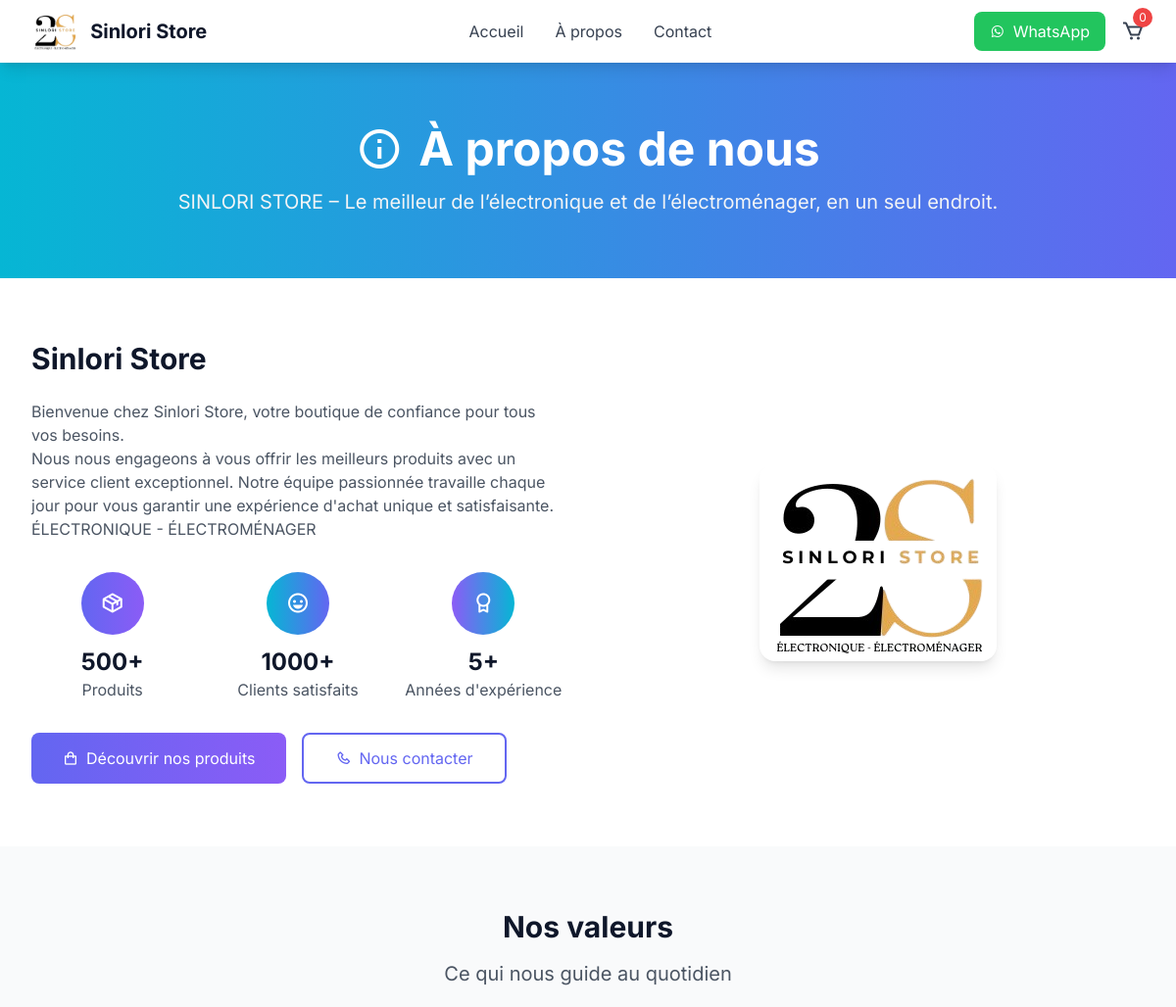
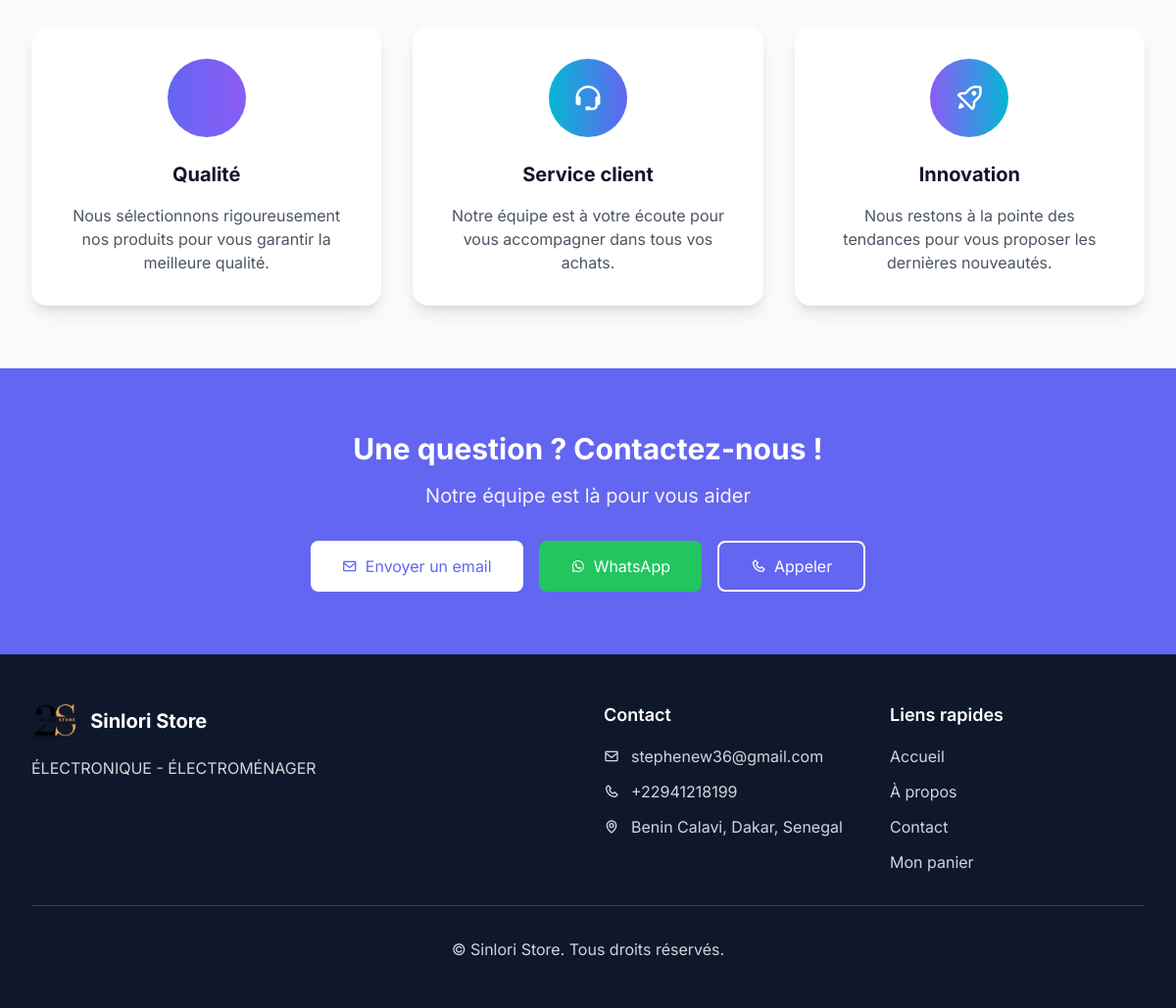
Before: /a-propos/ with the older database file (2 pictures, top to bottom).
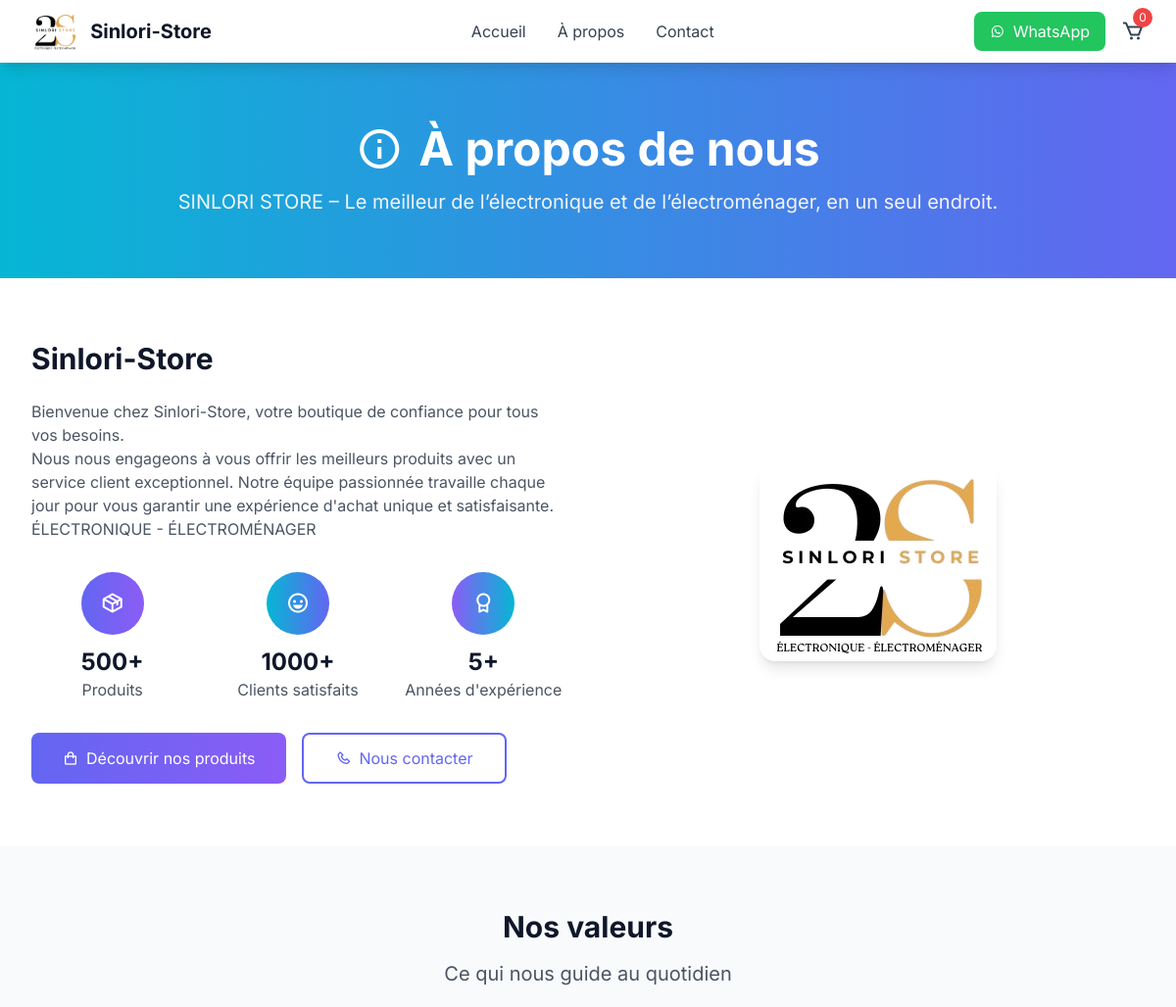
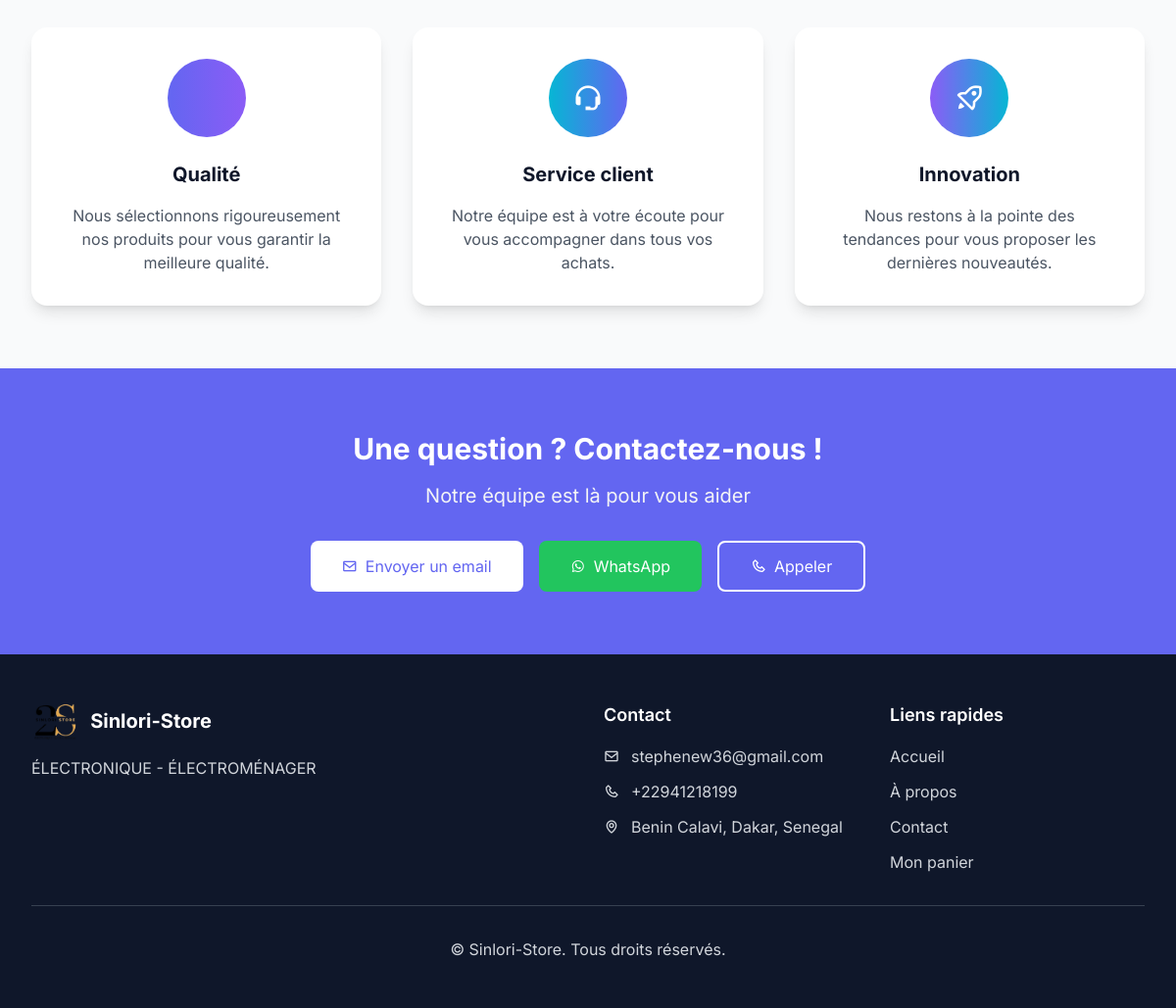
After: the same page with the newer database file (2 pictures, top to bottom).
### shop/models.py (models this page shows, shortened)
class ConfigurationSite(models.Model):
    nom_site = models.CharField(max_length=100, default="ShopExcellence",
                               help_text="Nom de votre boutique")
    slogan = models.CharField(max_length=200, default="Votre boutique de confiance",
                             help_text="Slogan de votre boutique")
    description = models.TextField(default="Une expérience shopping moderne et intuitive",
                                  help_text="Description de votre boutique")
    telephone_validator = RegexValidator(
        regex=r'^\+?1?\d{9,15}$',
        message="Le numéro de téléphone doit être au format: '+999999999'. Jusqu'à 15 chiffres autorisés."
    )
    email = models.EmailField(blank=True, null=True,
                             help_text="Email de contact principal")
    telephone = models.CharField(validators=[telephone_validator], max_length=17,
                                blank=True, null=True,
                                help_text="Numéro de téléphone principal")
    telephone_2 = models.CharField(validators=[telephone_validator], max_length=17,
                                  blank=True, null=True,
                                  help_text="Numéro de téléphone secondaire")
    whatsapp = models.CharField(validators=[telephone_validator], max_length=17,
                               blank=True, null=True,
                               help_text="Numéro WhatsApp (avec indicatif pays)")
    adresse = models.TextField(blank=True, null=True,
                              help_text="Adresse physique complète")
    ville = models.CharField(max_length=100, blank=True, null=True)
    code_postal = models.CharField(max_length=10, blank=True, null=True)
    pays = models.CharField(max_length=100, blank=True, null=True, default="France")
    lien_google_maps = models.URLField(blank=True, null=True,
                                      help_text="Lien vers votre localisation Google Maps")
    facebook = models.URLField(blank=True, null=True,
                              help_text="Lien vers votre page Facebook")
    instagram = models.URLField(blank=True, null=True,
                               help_text="Lien vers votre compte Instagram")
    twitter = models.URLField(blank=True, null=True,
                             help_text="Lien vers votre compte Twitter")
    linkedin = models.URLField(blank=True, null=True,
                              help_text="Lien vers votre page LinkedIn")
    youtube = models.URLField(blank=True, null=True,
                             help_text="Lien vers votre chaîne YouTube")
    tiktok = models.URLField(blank=True, null=True,
                            help_text="Lien vers votre compte TikTok")
    horaires_lundi = models.CharField(max_length=100, blank=True, null=True,
                                     help_text="Ex: 9h00 - 18h00 ou Fermé")
    horaires_mardi = models.CharField(max_length=100, blank=True, null=True)
    horaires_mercredi = models.CharField(max_length=100, blank=True, null=True)
    horaires_jeudi = models.CharField(max_length=100, blank=True, null=True)
    horaires_vendredi = models.CharField(max_length=100, blank=True, null=True)
    horaires_samedi = models.CharField(max_length=100, blank=True, null=True)
    horaires_dimanche = models.CharField(max_length=100, blank=True, null=True)
    a_propos = models.TextField(blank=True, null=True,
                               help_text="Texte de présentation de votre entreprise")
    logo = models.ImageField(upload_to='site/', blank=True, null=True,
                            help_text="Logo de votre boutique")
    favicon = models.ImageField(upload_to='site/', blank=True, null=True,
                               help_text="Icône du site (favicon)")
    date_creation = models.DateTimeField(auto_now_add=True)
    date_modification = models.DateTimeField(auto_now=True)
    class Meta:
        verbose_name = "Configuration du site"
        verbose_name_plural = "Configuration du site"
    @classmethod
    def get_config(cls):
        config, created = cls.objects.get_or_create(pk=1)
        return config
    @property
    def whatsapp_url(self):
        if self.whatsapp:
            numero_clean = ''.join(filter(str.isdigit, self.whatsapp))
            if not numero_clean.startswith('33'):  # Ajouter indicatif France si nécessaire
                numero_clean = '33' + numero_clean.lstrip('0')
            return f"https://wa.me/{numero_clean}"
        return None
    @property
    def adresse_complete(self):
        elements = [self.adresse, self.code_postal, self.ville, self.pays]
        return ', '.join([elem for elem in elements if elem])
    @property
    def reseaux_sociaux(self):
        reseaux = {}
        if self.facebook:
            reseaux['Facebook'] = {'url': self.facebook, 'icon': 'bxl-facebook'}
        if self.instagram:
            reseaux['Instagram'] = {'url': self.instagram, 'icon': 'bxl-instagram'}
        if self.twitter:
            reseaux['Twitter'] = {'url': self.twitter, 'icon': 'bxl-twitter'}
        if self.linkedin:
            reseaux['LinkedIn'] = {'url': self.linkedin, 'icon': 'bxl-linkedin'}
        if self.youtube:
            reseaux['YouTube'] = {'url': self.youtube, 'icon': 'bxl-youtube'}
        if self.tiktok:
            reseaux['TikTok'] = {'url': self.tiktok, 'icon': 'bxl-tiktok'}
        return reseaux

### shop/views.py (the view)
# urls.py: path('a-propos/', views.a_propos, name='a_propos'),
def a_propos(request):
    return render(request, 'a_propos.html')

### shop/context_processors.py (called while the page is built)
def site_config(request):
    return {
        'site_config': ConfigurationSite.get_config()
    }

### shop/templates/a_propos.html (shortened to what the changed rows need)
{% extends 'base.html' %}
{% block content %}
<section class="bg-gradient-to-r from-accent to-primary text-white py-16">
    <div class="max-w-7xl mx-auto px-4 sm:px-6 lg:px-8 text-center">
        <h1 class="text-3xl md:text-5xl font-bold mb-4 flex items-center justify-center">
            <i class='bx bx-info-circle mr-4'></i>À propos de nous
        </h1>
        <p class="text-xl text-gray-100">{{ site_config.slogan }}</p>
    </div>
</section>
<section class="py-16 bg-white">
    <div class="max-w-7xl mx-auto px-4 sm:px-6 lg:px-8">
        <div class="grid grid-cols-1 lg:grid-cols-2 gap-12 items-center">
            <div>
                <h2 class="text-3xl font-bold text-dark mb-6">{{ site_config.nom_site }}</h2>
                {% if site_config.a_propos %}
                <div class="prose prose-lg text-gray-600 mb-8">
                    {{ site_config.a_propos|linebreaks }}
                </div>
                {% else %}
                <div class="prose prose-lg text-gray-600 mb-8">
                    <p>Bienvenue chez {{ site_config.nom_site }}, votre boutique de confiance pour tous vos besoins.</p>
                    <p>Nous nous engageons à vous offrir les meilleurs produits avec un service client exceptionnel. Notre équipe passionnée travaille chaque jour pour vous garantir une expérience d'achat unique et satisfaisante.</p>
                    <p>{{ site_config.description }}</p>
                </div>
                {% endif %}
                <div class="grid grid-cols-2 md:grid-cols-3 gap-6 mb-8">
                    <div class="text-center">
                    </div>
                    <div class="text-center">
                    </div>
                    <div class="text-center">
                    </div>
                </div>
                <div class="flex flex-col sm:flex-row gap-4">
                    <a href="{% url 'accueil' %}"
                       class="bg-gradient-to-r from-primary to-secondary text-white px-8 py-3 rounded-lg hover:shadow-lg transition-all duration-300 flex items-center justify-center">
                    </a>
                    <a href="{% url 'contact' %}"
                       class="border-2 border-primary text-primary px-8 py-3 rounded-lg hover:bg-primary hover:text-white transition-all duration-300 flex items-center justify-center">
                    </a>
                </div>
            </div>
            <div class="text-center">
                {% if site_config.logo %}
                <img src="{{ site_config.logo.url }}" alt="{{ site_config.nom_site }}"
                     class="max-w-md mx-auto rounded-2xl shadow-lg">
                {% else %}
                <div class="w-80 h-80 bg-gradient-to-br from-primary to-secondary rounded-2xl flex items-center justify-center mx-auto shadow-lg">
                    <i class='bx bx-store text-white text-8xl'></i>
                </div>
                {% endif %}
            </div>
        </div>
    </div>
</section>
<section class="py-16 bg-gray-50">
    <div class="max-w-7xl mx-auto px-4 sm:px-6 lg:px-8">
        <div class="text-center mb-12">
            <h2 class="text-3xl font-bold text-dark mb-4">Nos valeurs</h2>
        </div>
    </div>
</section>
{% if site_config.email or site_config.telephone or site_config.whatsapp %}
<section class="py-16 bg-primary text-white">
    <div class="max-w-7xl mx-auto px-4 sm:px-6 lg:px-8 text-center">
        <h2 class="text-3xl font-bold mb-4">Une question ? Contactez-nous !</h2>
    </div>
</section>
{% endif %}
{% endblock %}

### shop/templates/base.html (shortened to what the changed rows need)
<!DOCTYPE html>
<html lang="fr">
<head>
    <script src="https://cdn.tailwindcss.com"></script>
    <link href='https://unpkg.com/boxicons@2.1.4/css/boxicons.min.css' rel='stylesheet'>
    <link href="{% load static %}{% static 'css/custom.css' %}" rel="stylesheet">
</head>
<body class="bg-gray-50">
    <nav class="bg-white shadow-lg sticky top-0 z-40">
        <div class="max-w-7xl mx-auto px-4 sm:px-6 lg:px-8">
            <div class="flex justify-between items-center h-16">
                <div class="flex items-center">
                    <a href="{% url 'accueil' %}" class="flex items-center space-x-3">
                        {% if site_config.logo %}
                        <img src="{{ site_config.logo.url }}" alt="{{ site_config.nom_site }}" class="h-10 w-auto">
                        {% else %}
                        <div class="w-10 h-10 bg-gradient-to-r from-primary to-secondary rounded-lg flex items-center justify-center">
                            <i class='bx bx-store text-white text-xl'></i>
                        </div>
                        {% endif %}
                        <span class="text-xl font-bold text-dark">{{ site_config.nom_site }}</span>
                    </a>
                </div>
            </div>
        </div>
    </nav>
    {% block content %}
    {% endblock %}
    <footer class="bg-dark text-white py-12">
        <div class="max-w-7xl mx-auto px-4 sm:px-6 lg:px-8">
            <div class="grid grid-cols-1 md:grid-cols-4 gap-8">
                <div class="md:col-span-2">
                    <div class="flex items-center space-x-3 mb-4">
                        {% if site_config.logo %}
                        <img src="{{ site_config.logo.url }}" alt="{{ site_config.nom_site }}" class="h-10 w-auto">
                        {% else %}
                        <div class="w-10 h-10 bg-gradient-to-r from-primary to-secondary rounded-lg flex items-center justify-center">
                            <i class='bx bx-store text-white text-xl'></i>
                        </div>
                        {% endif %}
                        <span class="text-xl font-bold">{{ site_config.nom_site }}</span>
                    </div>
                    <p class="text-gray-300 mb-4">{{ site_config.description }}</p>
                </div>
                <div>
                    <div class="space-y-3 text-gray-300">
                        {% if site_config.email %}
                        <div class="flex items-center">
                            <i class='bx bx-envelope mr-3'></i>
                            <a href="mailto:{{ site_config.email }}" class="hover:text-white transition-colors">
                                {{ site_config.email }}
                            </a>
                        </div>
                        {% endif %}
                        {% if site_config.telephone %}
                        <div class="flex items-center">
                            <i class='bx bx-phone mr-3'></i>
                            <a href="tel:{{ site_config.telephone }}" class="hover:text-white transition-colors">
                                {{ site_config.telephone }}
                            </a>
                        </div>
                        {% endif %}
                        {% if site_config.adresse %}
                        <div class="flex items-start">
                            <i class='bx bx-map mr-3 mt-1'></i>
                            <span>{{ site_config.adresse_complete }}</span>
                        </div>
                        {% endif %}
                    </div>
                </div>
            </div>
            <div class="border-t border-gray-700 mt-8 pt-8 text-center text-gray-300">
                <p>&copy; {{ "now"|date:"Y" }} {{ site_config.nom_site }}. Tous droits réservés.</p>
            </div>
        </div>
    </footer>
</body>
</html>

Changed rows visible on the page:
changed ConfigurationSite "ÉLECTRONIQUE - ÉLECTROMÉNAGER": nom_site "Sinlori Store" → "Sinlori-Store"
